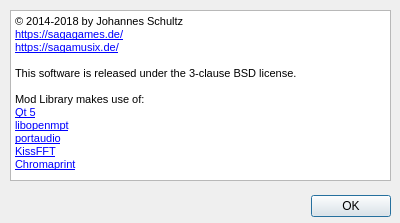
<?xml version="1.0" encoding="UTF-8"?>
<ui version="4.0">
 <class>AboutDialog</class>
 <widget class="QDialog" name="AboutDialog">
  <property name="geometry">
   <rect>
    <x>0</x>
    <y>0</y>
    <width>400</width>
    <height>223</height>
   </rect>
  </property>
  <property name="windowTitle">
   <string>About Mod Library</string>
  </property>
  <widget class="QDialogButtonBox" name="buttonBox">
   <property name="geometry">
    <rect>
     <x>50</x>
     <y>190</y>
     <width>341</width>
     <height>32</height>
    </rect>
   </property>
   <property name="orientation">
    <enum>Qt::Horizontal</enum>
   </property>
   <property name="standardButtons">
    <set>QDialogButtonBox::Ok</set>
   </property>
  </widget>
  <widget class="QTextBrowser" name="textBrowser">
   <property name="geometry">
    <rect>
     <x>10</x>
     <y>10</y>
     <width>381</width>
     <height>171</height>
    </rect>
   </property>
   <property name="html">
    <string>&lt;!DOCTYPE HTML PUBLIC &quot;-//W3C//DTD HTML 4.0//EN&quot; &quot;http://www.w3.org/TR/REC-html40/strict.dtd&quot;&gt;
&lt;html&gt;&lt;head&gt;&lt;meta name=&quot;qrichtext&quot; content=&quot;1&quot; /&gt;&lt;style type=&quot;text/css&quot;&gt;
p, li { white-space: pre-wrap; }
&lt;/style&gt;&lt;/head&gt;&lt;body style=&quot; font-family:'MS Shell Dlg 2'; font-size:8.25pt; font-weight:400; font-style:normal;&quot;&gt;
&lt;p style=&quot; margin-top:0px; margin-bottom:0px; margin-left:0px; margin-right:0px; -qt-block-indent:0; text-indent:0px;&quot;&gt;&lt;span style=&quot; font-size:8pt;&quot;&gt;© 2014-2018 by Johannes Schultz&lt;/span&gt;&lt;/p&gt;
&lt;p style=&quot; margin-top:0px; margin-bottom:0px; margin-left:0px; margin-right:0px; -qt-block-indent:0; text-indent:0px;&quot;&gt;&lt;a href=&quot;https://sagagames.de/&quot;&gt;&lt;span style=&quot; font-size:8pt; text-decoration: underline; color:#0000ff;&quot;&gt;https://sagagames.de/&lt;/span&gt;&lt;/a&gt;&lt;/p&gt;
&lt;p style=&quot; margin-top:0px; margin-bottom:0px; margin-left:0px; margin-right:0px; -qt-block-indent:0; text-indent:0px;&quot;&gt;&lt;a href=&quot;https://sagamusix.de/&quot;&gt;&lt;span style=&quot; font-size:8pt; text-decoration: underline; color:#0000ff;&quot;&gt;https://sagamusix.de/&lt;/span&gt;&lt;/a&gt;&lt;/p&gt;
&lt;p style=&quot;-qt-paragraph-type:empty; margin-top:0px; margin-bottom:0px; margin-left:0px; margin-right:0px; -qt-block-indent:0; text-indent:0px; font-size:8pt;&quot;&gt;&lt;br /&gt;&lt;/p&gt;
&lt;p style=&quot; margin-top:0px; margin-bottom:0px; margin-left:0px; margin-right:0px; -qt-block-indent:0; text-indent:0px;&quot;&gt;&lt;span style=&quot; font-size:8pt;&quot;&gt;This software is released under the 3-clause BSD license.&lt;/span&gt;&lt;/p&gt;
&lt;p style=&quot;-qt-paragraph-type:empty; margin-top:0px; margin-bottom:0px; margin-left:0px; margin-right:0px; -qt-block-indent:0; text-indent:0px; font-size:8pt;&quot;&gt;&lt;br /&gt;&lt;/p&gt;
&lt;p style=&quot; margin-top:0px; margin-bottom:0px; margin-left:0px; margin-right:0px; -qt-block-indent:0; text-indent:0px;&quot;&gt;&lt;span style=&quot; font-size:8pt;&quot;&gt;Mod Library makes use of:&lt;br /&gt;&lt;/span&gt;&lt;a href=&quot;https://www.qt.io/&quot;&gt;&lt;span style=&quot; font-size:8pt; text-decoration: underline; color:#0000ff;&quot;&gt;Qt 5&lt;/span&gt;&lt;/a&gt;&lt;/p&gt;
&lt;p style=&quot; margin-top:0px; margin-bottom:0px; margin-left:0px; margin-right:0px; -qt-block-indent:0; text-indent:0px;&quot;&gt;&lt;a href=&quot;https://lib.openmpt.org/&quot;&gt;&lt;span style=&quot; font-size:8pt; text-decoration: underline; color:#0000ff;&quot;&gt;libopenmpt&lt;/span&gt;&lt;/a&gt;&lt;/p&gt;
&lt;p style=&quot; margin-top:0px; margin-bottom:0px; margin-left:0px; margin-right:0px; -qt-block-indent:0; text-indent:0px;&quot;&gt;&lt;a href=&quot;http://portaudio.com/&quot;&gt;&lt;span style=&quot; font-size:8pt; text-decoration: underline; color:#0000ff;&quot;&gt;portaudio&lt;/span&gt;&lt;/a&gt;&lt;/p&gt;
&lt;p style=&quot; margin-top:0px; margin-bottom:0px; margin-left:0px; margin-right:0px; -qt-block-indent:0; text-indent:0px;&quot;&gt;&lt;a href=&quot;https://sourceforge.net/projects/kissfft&quot;&gt;&lt;span style=&quot; font-size:8pt; text-decoration: underline; color:#0000ff;&quot;&gt;KissFFT&lt;/span&gt;&lt;/a&gt;&lt;/p&gt;
&lt;p style=&quot; margin-top:0px; margin-bottom:0px; margin-left:0px; margin-right:0px; -qt-block-indent:0; text-indent:0px;&quot;&gt;&lt;a href=&quot;https://acoustid.org/chromaprint&quot;&gt;&lt;span style=&quot; font-size:8pt; text-decoration: underline; color:#0000ff;&quot;&gt;Chromaprint&lt;/span&gt;&lt;/a&gt;&lt;/p&gt;&lt;/body&gt;&lt;/html&gt;</string>
   </property>
   <property name="openExternalLinks">
    <bool>true</bool>
   </property>
  </widget>
 </widget>
 <resources/>
 <connections>
  <connection>
   <sender>buttonBox</sender>
   <signal>accepted()</signal>
   <receiver>AboutDialog</receiver>
   <slot>accept()</slot>
   <hints>
    <hint type="sourcelabel">
     <x>248</x>
     <y>254</y>
    </hint>
    <hint type="destinationlabel">
     <x>157</x>
     <y>274</y>
    </hint>
   </hints>
  </connection>
  <connection>
   <sender>buttonBox</sender>
   <signal>rejected()</signal>
   <receiver>AboutDialog</receiver>
   <slot>reject()</slot>
   <hints>
    <hint type="sourcelabel">
     <x>316</x>
     <y>260</y>
    </hint>
    <hint type="destinationlabel">
     <x>286</x>
     <y>274</y>
    </hint>
   </hints>
  </connection>
 </connections>
</ui>
